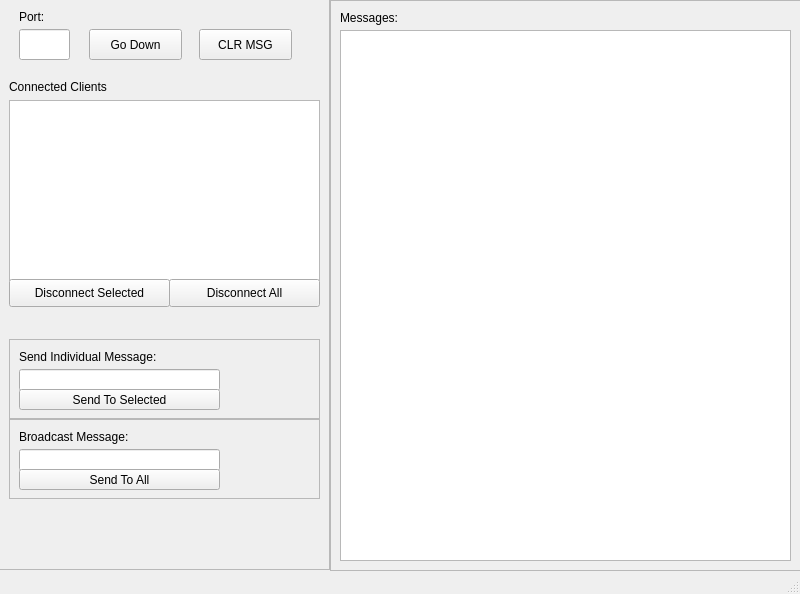
<?xml version="1.0" encoding="UTF-8"?>
<ui version="4.0">
 <class>MainWindow</class>
 <widget class="QMainWindow" name="MainWindow">
  <property name="geometry">
   <rect>
    <x>0</x>
    <y>0</y>
    <width>800</width>
    <height>594</height>
   </rect>
  </property>
  <property name="windowTitle">
   <string>MainWindow</string>
  </property>
  <widget class="QWidget" name="centralwidget">
   <widget class="QFrame" name="frame">
    <property name="geometry">
     <rect>
      <x>-1</x>
      <y>-1</y>
      <width>331</width>
      <height>571</height>
     </rect>
    </property>
    <property name="frameShape">
     <enum>QFrame::StyledPanel</enum>
    </property>
    <property name="frameShadow">
     <enum>QFrame::Raised</enum>
    </property>
    <widget class="QListView" name="connectedListView">
     <property name="geometry">
      <rect>
       <x>10</x>
       <y>101</y>
       <width>311</width>
       <height>181</height>
      </rect>
     </property>
    </widget>
    <widget class="QFrame" name="frame2">
     <property name="geometry">
      <rect>
       <x>10</x>
       <y>340</y>
       <width>311</width>
       <height>80</height>
      </rect>
     </property>
     <property name="frameShape">
      <enum>QFrame::StyledPanel</enum>
     </property>
     <property name="frameShadow">
      <enum>QFrame::Raised</enum>
     </property>
     <widget class="QLabel" name="sendIndividualMessage">
      <property name="geometry">
       <rect>
        <x>10</x>
        <y>10</y>
        <width>291</width>
        <height>16</height>
       </rect>
      </property>
      <property name="text">
       <string>Send Individual Message:</string>
      </property>
     </widget>
     <widget class="QLineEdit" name="sendIndivdLine">
      <property name="geometry">
       <rect>
        <x>10</x>
        <y>30</y>
        <width>201</width>
        <height>22</height>
       </rect>
      </property>
     </widget>
     <widget class="QPushButton" name="pushButton">
      <property name="geometry">
       <rect>
        <x>10</x>
        <y>50</y>
        <width>201</width>
        <height>21</height>
       </rect>
      </property>
      <property name="text">
       <string>Send To Selected</string>
      </property>
     </widget>
    </widget>
    <widget class="QFrame" name="frame3">
     <property name="geometry">
      <rect>
       <x>10</x>
       <y>420</y>
       <width>311</width>
       <height>80</height>
      </rect>
     </property>
     <property name="frameShape">
      <enum>QFrame::StyledPanel</enum>
     </property>
     <property name="frameShadow">
      <enum>QFrame::Raised</enum>
     </property>
     <widget class="QLabel" name="broadcastMessage">
      <property name="geometry">
       <rect>
        <x>10</x>
        <y>10</y>
        <width>291</width>
        <height>16</height>
       </rect>
      </property>
      <property name="text">
       <string>Broadcast Message:</string>
      </property>
     </widget>
     <widget class="QLineEdit" name="sendAllLine">
      <property name="geometry">
       <rect>
        <x>10</x>
        <y>30</y>
        <width>201</width>
        <height>22</height>
       </rect>
      </property>
     </widget>
     <widget class="QPushButton" name="pushButton_4">
      <property name="geometry">
       <rect>
        <x>10</x>
        <y>50</y>
        <width>201</width>
        <height>21</height>
       </rect>
      </property>
      <property name="text">
       <string>Send To All</string>
      </property>
     </widget>
    </widget>
    <widget class="QPushButton" name="disconnectSelectBtn">
     <property name="geometry">
      <rect>
       <x>10</x>
       <y>280</y>
       <width>161</width>
       <height>28</height>
      </rect>
     </property>
     <property name="text">
      <string>Disconnect Selected</string>
     </property>
    </widget>
    <widget class="QPushButton" name="disconnectAllBtn">
     <property name="geometry">
      <rect>
       <x>170</x>
       <y>280</y>
       <width>151</width>
       <height>28</height>
      </rect>
     </property>
     <property name="text">
      <string>Disconnect All</string>
     </property>
    </widget>
    <widget class="QLabel" name="connectedClients">
     <property name="geometry">
      <rect>
       <x>10</x>
       <y>80</y>
       <width>251</width>
       <height>16</height>
      </rect>
     </property>
     <property name="text">
      <string>Connected Clients</string>
     </property>
    </widget>
    <widget class="QLabel" name="port">
     <property name="geometry">
      <rect>
       <x>20</x>
       <y>10</y>
       <width>55</width>
       <height>16</height>
      </rect>
     </property>
     <property name="text">
      <string>Port:</string>
     </property>
    </widget>
    <widget class="QLineEdit" name="portLine">
     <property name="geometry">
      <rect>
       <x>20</x>
       <y>30</y>
       <width>51</width>
       <height>31</height>
      </rect>
     </property>
    </widget>
    <widget class="QPushButton" name="goDownBtn">
     <property name="geometry">
      <rect>
       <x>90</x>
       <y>30</y>
       <width>93</width>
       <height>31</height>
      </rect>
     </property>
     <property name="text">
      <string>Go Down</string>
     </property>
    </widget>
    <widget class="QPushButton" name="clrMsgBtn">
     <property name="geometry">
      <rect>
       <x>200</x>
       <y>30</y>
       <width>93</width>
       <height>31</height>
      </rect>
     </property>
     <property name="text">
      <string>CLR MSG</string>
     </property>
    </widget>
   </widget>
   <widget class="QFrame" name="frame4">
    <property name="geometry">
     <rect>
      <x>330</x>
      <y>0</y>
      <width>471</width>
      <height>571</height>
     </rect>
    </property>
    <property name="frameShape">
     <enum>QFrame::StyledPanel</enum>
    </property>
    <property name="frameShadow">
     <enum>QFrame::Raised</enum>
    </property>
    <widget class="QListView" name="messagesListView">
     <property name="geometry">
      <rect>
       <x>10</x>
       <y>30</y>
       <width>451</width>
       <height>531</height>
      </rect>
     </property>
    </widget>
    <widget class="QLabel" name="messages">
     <property name="geometry">
      <rect>
       <x>10</x>
       <y>10</y>
       <width>81</width>
       <height>16</height>
      </rect>
     </property>
     <property name="text">
      <string>Messages:</string>
     </property>
    </widget>
   </widget>
  </widget>
  <widget class="QStatusBar" name="statusbar"/>
 </widget>
 <resources/>
 <connections/>
</ui>
